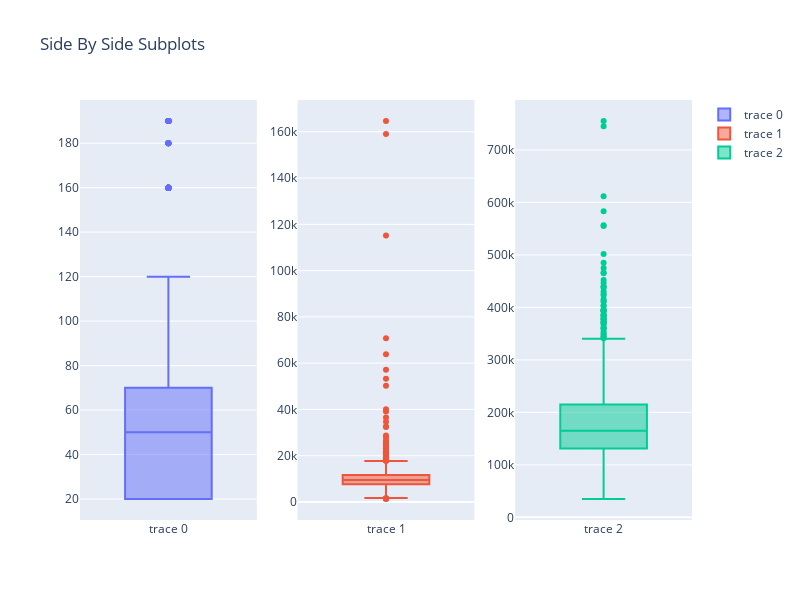

The notebook cell this image was saved under:
### Code cell
fig = make_subplots(rows=1, cols=3)
fig.add_trace(
    go.Box(y=X_train['ms_sub_class']),
    row=1, col=1
)

fig.add_trace(
    go.Box(y=X_train['lot_area']),
    row=1, col=2
)
fig.add_trace(
    go.Box(y=y_train),
    row=1, col=3
)

fig.update_layout(height=600, width=800, title_text="Side By Side Subplots")

fig.show()

### Figure 1 — Plotly figure (JSON) as saved in the notebook; plotly's stock layout.template omitted (floating-point values rounded to 4 significant figures; data arrays with more than 128 entries replaced by an {"elided": "..."} marker saying what was removed)
{"data": [{"type": "box", "xaxis": "x", "y": {"elided": "1168 int values"}, "yaxis": "y"}, {"type": "box", "xaxis": "x2", "y": {"elided": "1168 int values"}, "yaxis": "y2"}, {"type": "box", "xaxis": "x3", "y": {"elided": "1168 int values"}, "yaxis": "y3"}], "layout": {"height": 600, "title": {"text": "Side By Side Subplots"}, "width": 800, "xaxis": {"anchor": "y", "domain": [0, 0.2889]}, "xaxis2": {"anchor": "y2", "domain": [0.3556, 0.6444]}, "xaxis3": {"anchor": "y3", "domain": [0.7111, 1]}, "yaxis": {"anchor": "x", "domain": [0, 1]}, "yaxis2": {"anchor": "x2", "domain": [0, 1]}, "yaxis3": {"anchor": "x3", "domain": [0, 1]}}}
